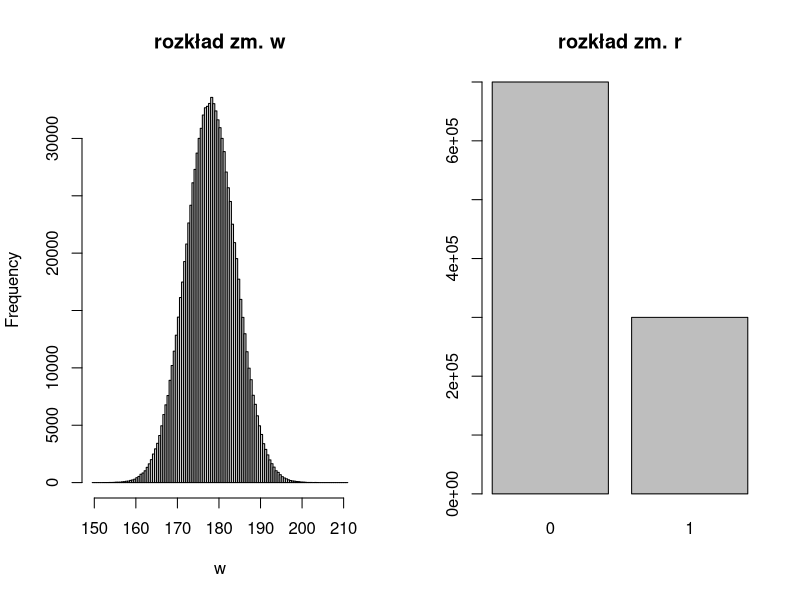
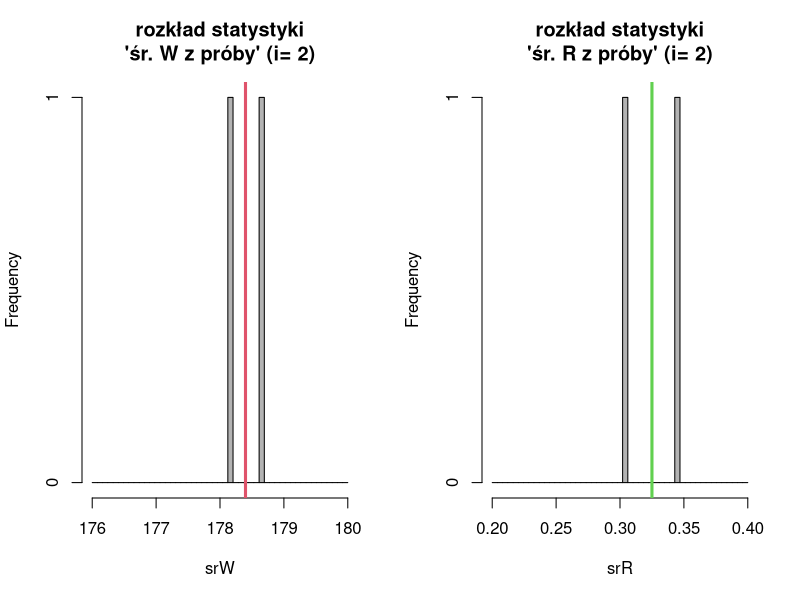
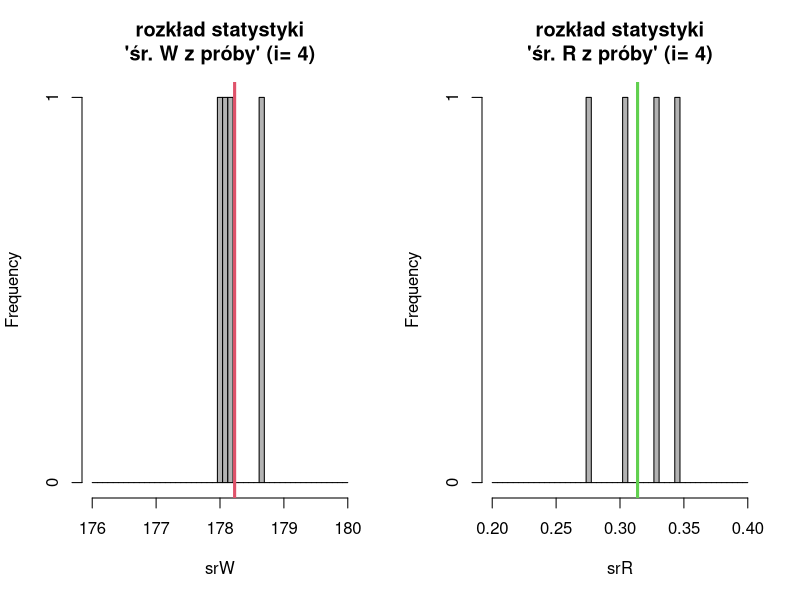
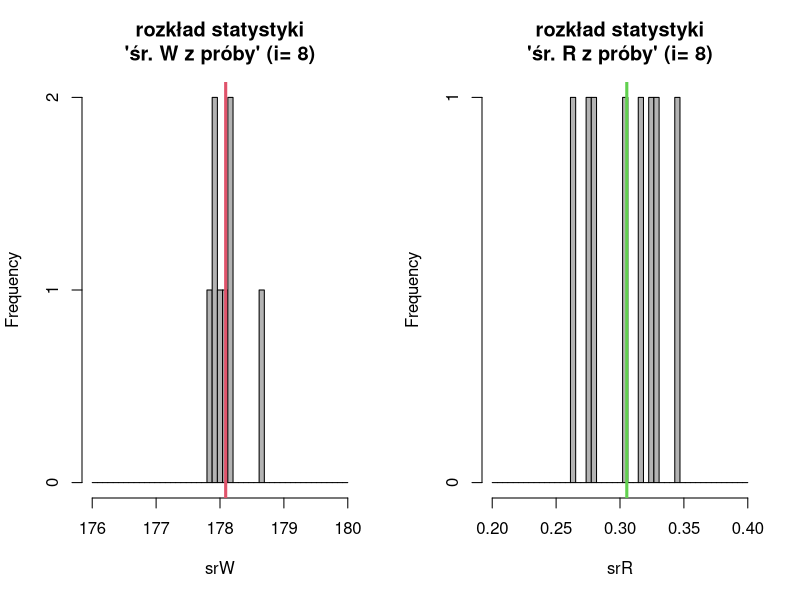
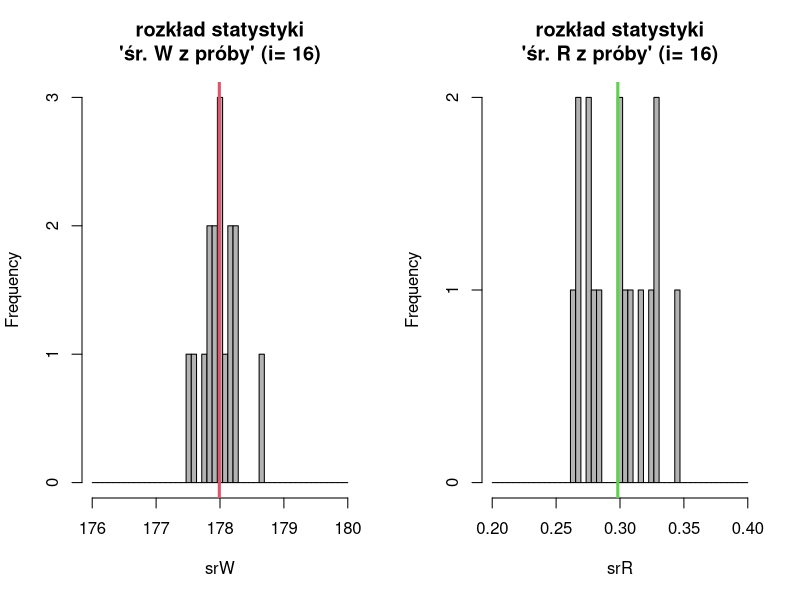
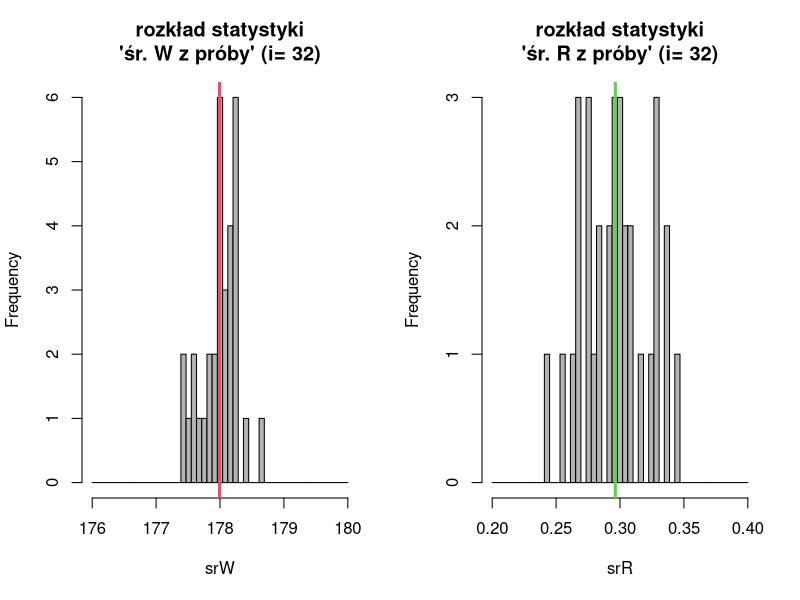
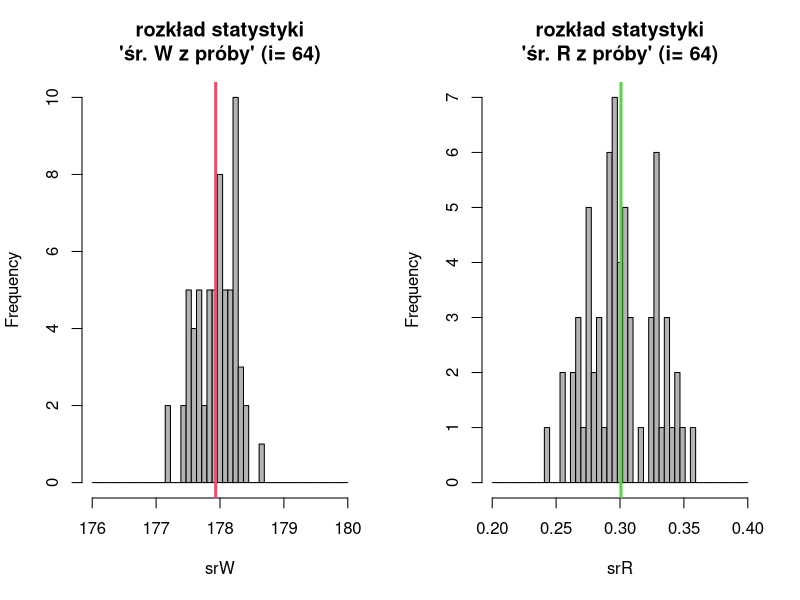
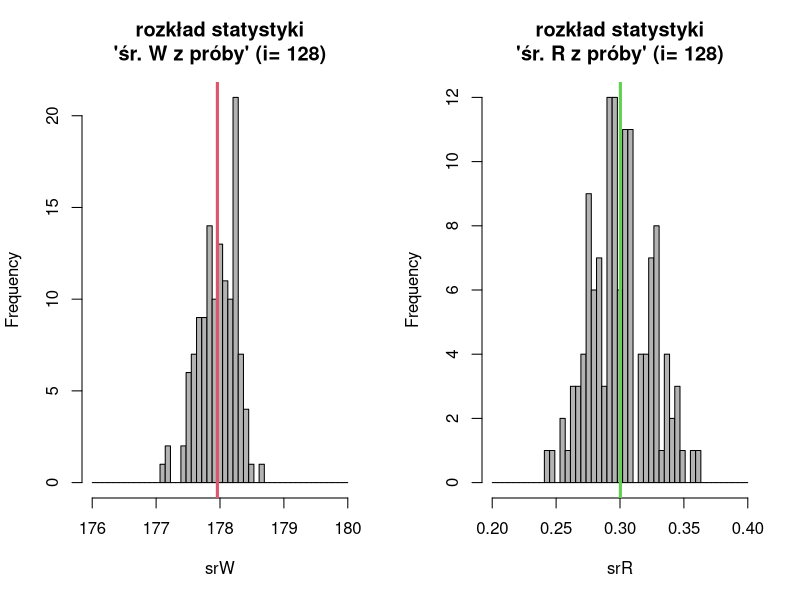

R code for these plots, in order:
## ---- chunk 1
# Niech nasza populacja składa się ze 10 osób
#   a w zmiennej `x` będzie zapisany ich wzrost:
x = c(178, 182, 172, 179, 183, 190, 161, 180, 176, 189)
# wylosujmy dwuelementową próbę prostą, w sposób zależny
sample(x, 2)
# możemy też wylosować próbę w sposób niezależny:
sample(x, 2, replace = TRUE)
## ---- chunk 2
# losowanie
probaZal = sample(x, 10)
probaNzal = sample(x, 10, replace = TRUE)
# aby wygodniej porównać skład, posortujmy elementy wg wartości zmiennej
sort(x)
# skład próby zależnej dokładnie odpowiada składowi populacji
sort(probaZal)
# a skład próby niezależnej już (raczej) nie
sort(probaNzal)
## ---- chunk 3
# najpierw opiszemy jednostki w populacji poprzez ich numery
#   (a nie wartości wzrostu)
probyNzal = expand.grid(el.1 = 1:10, el.2 = 1:10)
probyNzal = as.data.frame(probyNzal)
probyNzal
# żeby mieć pewność, że w linijce poniżej usuwamy tylko to,
#   co chcemy (a nie różne osoby, które - tak się zdarzyło -
#   są równego wzrostu)
probyZal = probyNzal[probyNzal$el.1 != probyNzal$el.2, ]
probyZal
# teraz przypiszmy za numery obserwacji wartości wzrostu
probyNzal$el.1 = x[probyNzal$el.1]
probyNzal$el.2 = x[probyNzal$el.2]
probyNzal
probyZal$el.1 = x[probyZal$el.1]
probyZal$el.2 = x[probyZal$el.2]
probyZal
## ---- chunk 4
probyNzal$srednia = rowMeans(probyNzal[, 1:2])
probyNzal$wariancja = rowMeans(probyNzal[, 1:2]^2) - rowMeans(probyNzal[, 1:2])^2
probyNzal$odc.wariancja = apply(probyNzal[, 1:2], 1, var)
probyNzal
probyZal$srednia = rowMeans(probyZal[, 1:2])
probyZal$wariancja = rowMeans(probyZal[, 1:2]^2) - rowMeans(probyZal[, 1:2])^2
probyZal$odc.wariancja = apply(probyZal[, 1:2], 1, var)
probyZal
## ---- chunk 5
mean(x)
## ---- chunk 6
round(c("srednia" = mean(probyZal$srednia),
        "wariancja" = var(probyZal$srednia)*9/10), 1)
round(c("srednia" = mean(probyNzal$srednia),
        "wariancja" = var(probyNzal$srednia)*9/10), 1)
## ---- chunk 7
sum(abs(probyZal$srednia - mean(x)) <= 5) / nrow(probyZal)
## ---- chunk 8
sum(abs(probyNzal$srednia - mean(x)) <= 5) / nrow(probyNzal)
## ---- chunk 9
mean(x^2) - mean(x)^2
## ---- chunk 10
round(c("srednia" = mean(probyZal$wariancja),
        "wariancja" = var(probyZal$wariancja)*89/90), 1)
round(c("srednia" = mean(probyNzal$wariancja),
        "wariancja" = var(probyNzal$wariancja)*99/100), 1)
## ---- chunk 11
round(c("srednia" = mean(probyZal$odc.wariancja),
        "wariancja" = var(probyZal$odc.wariancja)*89/90), 1)
round(c("srednia" = mean(probyNzal$odc.wariancja),
        "wariancja" = var(probyNzal$odc.wariancja)*99/100), 1)
## ---- chunk 12
for (i in 1:5) {
  print(i)
}
## ---- chunk 13
w = rnorm(10^6, 178, 6)
## ---- chunk 14
r = c(rep(0, 10^6 * 0.7), rep(1, 10^6 * 0.3))
summary(cbind(w, r))
## ---- chunk 15
split.screen(c(1,2))
hist(w, 100, main = "rozkład zm. w")
screen(2)
plot(factor(r), main = "rozkład zm. r")
close.screen(all = TRUE) 
## ---- chunk 16
# liczba powtórzeń losowania
lPowt = 10^4
# liczebność próby
n = 400
# tworzymy wektory, w których będziemy zapisywać wartości
# statystyk "średnia z próby""
srW = rep(NA, lPowt)
srR = rep(NA, lPowt)
# dwie rzeczy konieczne do wizualizacji
layout(matrix(c(1, 2), nrow = 1))
j = 2
# i powtarzamy losowanie, korzystając z pętli for()
#   to potrwa dłuższą chwilę
for (i in 1:lPowt) {
  # losujemy numery osób w populacji
  proba = sample(1:length(w), n)
  # i obliczone dla nich średnie zapisujemy w `srW` i `srR`
  srW[i] = mean(w[proba])
  srR[i] = mean(r[proba])
  # wizualizacja (stramy sięnie rysować za często)
  if (i == j) {
    j = j * 2
    hist(srW, seq(176, 180, length.out = 50), col = grey(0.7),
         main = paste0("rozkład statystyki\n'śr. W z próby' (i= ", i, ")"))
    abline(v = mean(srW, na.rm = TRUE), lwd = 3, col = 2)
    hist(srR, seq(0.2, 0.4, length.out = 50), col = grey(0.7),
         main = paste0("rozkład statystyki\n'śr. R z próby' (i= ", i, ")"))
    abline(v = mean(srR, na.rm = TRUE), lwd = 3, col = 3)
  }
}
# i jeszcze końcowe rozkłady
hist(srW, seq(176, 180, length.out = 50), col = grey(0.7),
     main = paste0("rozkład statystyki\n'śr. W z próby' (i= ", i, ")"))
abline(v = mean(srW, na.rm = TRUE), lwd = 3, col = 2)
hist(srR, seq(0.2, 0.4, length.out = 50), col = grey(0.7),
     main = paste0("rozkład statystyki\n'śr. R z próby' (i= ", i, ")"))
abline(v = mean(srR, na.rm = TRUE), lwd = 3, col = 3)
layout(1)
## ---- chunk 17
c(srednia = mean(srW), odch.std. = sd(srW) * sqrt((lPowt - 1) / lPowt))
## ---- chunk 18
c(srednia = mean(srR), odch.std. = sd(srR) * sqrt((lPowt - 1) / lPowt))
## ---- chunk 19
srSrW = cumsum(srW) / (1:lPowt)
plot(1:lPowt, srSrW, type = "l", lwd = 2,
     main = "zmiana średniej wartości statystyki 'śr. W z próby'\nw funkcji liczby dokonanych losowań",
     xlab = "numer iteracji (obiegu pętli)", ylab = "średnia wartość statystyki")
grid(col = grey(0.5))
abline(h = mean(w), col = 2, lwd = 3)
srSrR = cumsum(srR) / (1:lPowt)
plot(1:lPowt, srSrR, type = "l", lwd = 2,
     main = "zmiana średniej wartości statystyki 'śr. R z próby'\nw funkcji liczby dokonanych losowań",
     xlab = "numer iteracji (obiegu pętli)", ylab = "średnia wartość statystyki")
grid(col = grey(0.5))
abline(h = mean(r), col = 3, lwd = 3)
